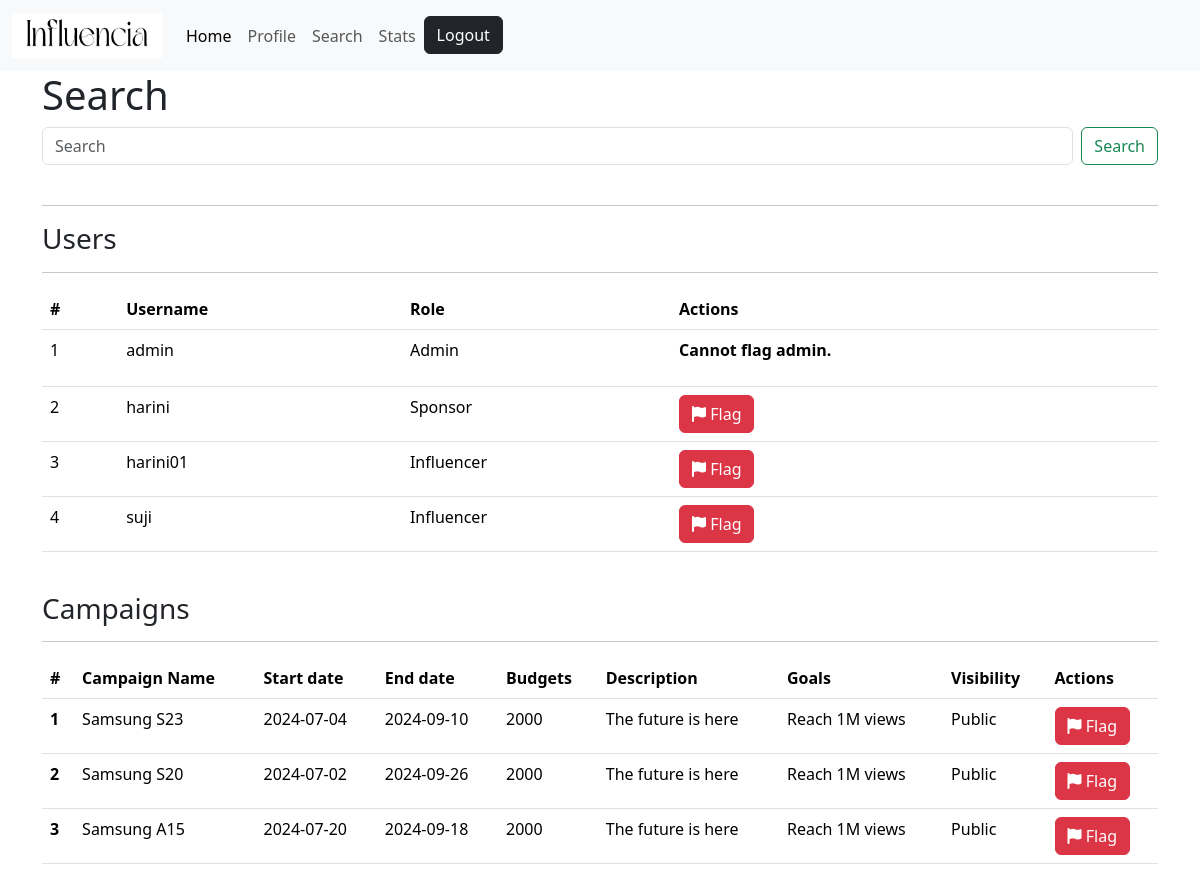
Page /adminsearch (signed in) on the committed database.
### models.py (models this page shows)
class User(db.Model):
    __tablename__="user"
    id=db.Column(db.Integer,primary_key=True)
    username=db.Column(db.String(32),nullable=False,unique=True)
    passhash=db.Column(db.String(64),nullable=False)
    role=db.Column(db.String(16),default="User")
    is_flagged=db.Column(db.Boolean,default=False,nullable=False)
    is_admin=db.Column(db.Boolean,default=False,nullable=False)
    profile_pic=db.Column(db.String,nullable=False,default="default_pic.jpg")
    sponsors=db.relationship('Sponsor',backref="user",lazy=True,cascade='all,delete-orphan')
    influencers=db.relationship('Influencer',backref="user",lazy=True,cascade='all,delete-orphan')

class Campaign(db.Model):
    __tablename__="campaign"
    id=db.Column(db.Integer,primary_key=True)
    camp_name=db.Column(db.String(32),nullable=False,unique=True)
    description=db.Column(db.String(256))
    niche=db.Column(db.String(256))
    budget=db.Column(db.Integer,nullable=False)
    start_date=db.Column(db.Date,nullable=False)
    end_date=db.Column(db.Date,nullable=False)
    goals=db.Column(db.String(256))
    visibility=db.Column(db.String(16),default="public")
    spo_id=db.Column(db.Integer,db.ForeignKey("sponsor.id"))
    is_flagged=db.Column(db.Boolean,default=False,nullable=False)
    status=db.Column(db.String(32),default="active") #[active,completed,progress(?)]
    adreqs=db.relationship("AdRequest",backref="campaign", lazy=True,cascade='all,delete-orphan')

### routes.py (the view, shortened to what this page needs)
@app.route('/adminsearch')
@check_session
def admin_search():
    query=request.args.get('search')
    campaigns=None
    users=None
    all_users=User.query.all()
    all_campaigns=Campaign.query.all()
    return render_template('Admin/search.html',query=query,all_users=all_users,all_campaigns=all_campaigns,users=users,campaigns=campaigns)

### routes.py (called while the page is built)
def check_session(func):
    @wraps(func) #to avoid the server throwing an error for not having unique functions;   func-placeholder for the function passed (eg. profile(), login(), etc.)
    def wrapper(*args, **kwargs): #pack and unpacking of : args- positional arguments ; kwargs- keyword arguments
        if 'username' not in session:
            flash("You need to login first!",category="danger")
            return redirect(url_for('login'))
        user=User.query.filter_by(username=session['username']).first()
        if not user:
            session.pop('username')
            return redirect(url_for('logout'))
        return func(*args, **kwargs)
    return wrapper

### templates/Admin/search.html (shortened to what this page needs)
{% extends 'layout.html' %}
{% block content %}
<h1>Search</h1>
    <form class="d-flex" role="search" action="{{url_for('admin_search')}}">
        <input class="form-control me-2" type="search" placeholder="Search" aria-label="Search" name="search" >
        <button class="btn btn-outline-success" type="submit">
            Search
        </button>
    </form>
    <br>
    <hr>
    {% if not query %}
        <h3>Users</h3>
        <hr>
        <div id="trans-table">
            <table class="table">
            <thead>
                <tr>
                    <th>#</th>
                    <th>Username</th>
                    <th>Role</th>
                    <th>Actions</th>
                </tr>
            </thead>
            <tbody>
                {% for user in all_users %}
                <tr>
                    <td>{{user.id}}</td>
                    <td>{{user.username}}</td>
                    <td>{{user.role}}</td>
                    <td>
                        {% if not user.is_admin and not user.is_flagged%}
                            <form action="{{url_for('flag_user',id=user.id)}}" method="POST">
                                <button class="btn btn-danger" type="submit"><i class="fa fa-flag" aria-hidden="true"></i> Flag</button>
                            </form>
                        {% elif user.is_flagged %}
                            <p style="color:red">Flagged</p>
                        {% else %}
                            <p><b>Cannot flag admin.</b></p>
                        {% endif %}
                    </td>
                </tr>
                {% endfor %}
            </tbody>
        </table>
        </div>
    <br>
    <h3>Campaigns</h3>
    <hr>
    {% if all_campaigns|length == 0 %}
        <h6>No Campaigns</h6>
    {% else %}
        <div id="trans-table">
            <table class="table">
                <thead>
                <tr>
                    <th scope="col">#</th>
                    <th scope="col">Campaign Name</th>
                    <th scope="col">Start date</th>
                    <th scope="col">End date</th>
                    <th scope="col">Budgets</th>
                    <th scope="col">Description</th>
                    <th scope="col">Goals</th>
                    <th scope="col">Visibility</th>
                    <th scope="col">Actions</th>
                </tr>
                </thead>
                <tbody>
                    {% for c in all_campaigns %}
                    <tr>
                        <th scope="row">{{loop.index}}</th>
                        <td>{{c.camp_name}} </td>
                        <td>{{c.start_date}}</td>
                        <td>{{c.end_date}}</td>
                        <td>{{c.budget}}</td>
                        <td>{{c.description}}</td>
                        <td>{{c.goals}}</td>
                        <td>{{c.visibility}}</td>
                        <td>
                            {% if c.is_flagged==False %}
                            <form action="{{url_for('flag_campaign',id=c.id)}}" method="POST">
                                <button class="btn btn-danger" type="submit"><i class="fa fa-flag" aria-hidden="true"></i> Flag</button>
                            </form>
                            {% else %}
                                <p style="color:red">Flagged</p>
                            {% endif %}
                        </td>
                    </tr>
                    {% endfor %}
                </tbody>
            </table>
        </div>
    {% endif %}
{% endif %}
{% endblock %}

### rows in the picture
User: id "1", username "admin", role "Admin", is_admin "Cannot flag admin."
User: id "2", username "harini", role "Sponsor"
User: id "3", username "harini01", role "Influencer"
User: id "4", username "suji", role "Influencer"
Campaign: camp_name "Samsung S23", start_date "2024-07-04", end_date "2024-09-10", budget "2000", description "The future is here", goals "Reach 1M views", visibility "Public"
Campaign: camp_name "Samsung S20", start_date "2024-07-02", end_date "2024-09-26", budget "2000", description "The future is here", goals "Reach 1M views", visibility "Public"
Campaign: camp_name "Samsung A15", start_date "2024-07-20", end_date "2024-09-18", budget "2000", description "The future is here", goals "Reach 1M views", visibility "Public"
